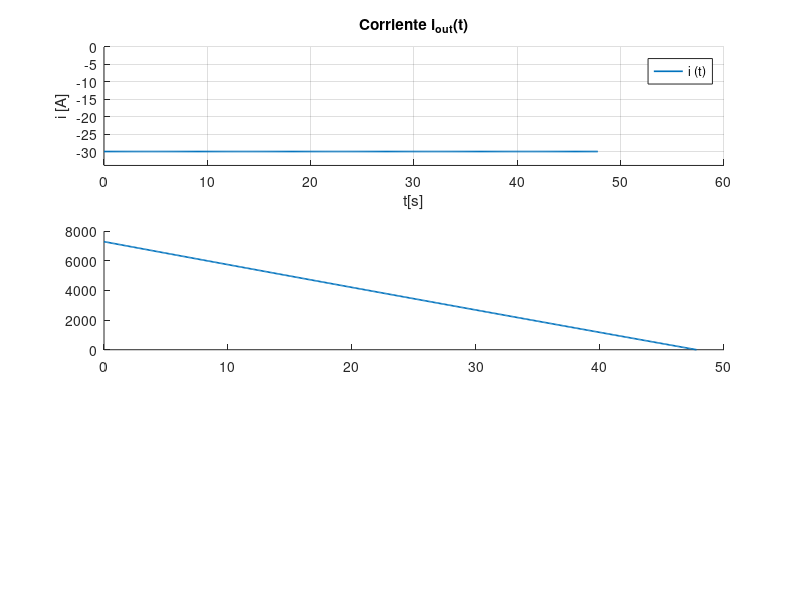

Write the MATLAB code that produced this figure. (Note: this script raises an error after producing the figure.)

clc
clear
close all



%% EMULACION FLYWHEEL CON PMDCM - DESCARGA A CORRIENTE CONSTANTE iout=30A

%% Parámetros Zhang

L = 3.6e-3;
R = 0.5;

J = 0.123;
kb = 0.062070427805750;                 % V/rad/s
ki = 0.066845076098500;
B = 1e-4;
w_ss = 7296.67611231985;                % velocidad angular en estado estable

t_w0 = 47.7833;
t = linspace(0,t_w0,500);


iout = -30;                              % Corriente de descarga 30 A constante!!
i_out = [iout*ones(1,500)]'; 

%% G(s) = W(s)/I(s)

sys_w_d = tf([ki],[J B]);

w_d1 = lsim(sys_w_d,i_out,t);

w_d = 9.5492965855*w_d1;                 % velocidad angular / conversión rad/s a rpm
w_0 = [w_ss*ones(1,500)]';               % Ajuste de condición inicial
w_d = w_d + w_0;                         % Ajuste de condición inicial

w_d2 = - w_d1;                           % Ajuste de condicion inicial w_0 ≠ 0  
v_d = kb*w_d2 - R*i_out;                 % tension de salida a I constante

Fig_icte = figure;
figure (Fig_icte);

%% COMPORTAMIENTO DE CORRIENTE DE DESCARGA

subplot(3,1,1)

hold on
plot(t,i_out,'LineWidth',1.2)
title('Corriente i_{out}(t)');
xlabel('t[s]');
xlim([0 60]);
ylabel('i [A]');
ylim([-34 0]);
legend('i (t)');
legend('Location' ,'northeast');
grid on


%% COMPORTAMIENTO DE LA VELOCIDAD ANGULAR DESCARGA

subplot(3,1,2)

hold on
plot(t,w_d,'LineWidth',1.2)
yline(w_ss,'-.','LineWidth',1.2)           % velocidad angular en estado estable
xline(t_w0,'-.r','LineWidth',1.2)           % tiempo en alcanzar w=0 
title('Velocidad angular \omega(t)');
xlabel('t [s]');
xlim([0 60]);
ylabel('\omega [rpm]');
legend('\omega (t)','\omega_{ss}','t_{\omega=0}' );
legend('Location','east');

text(30,6000,'\omega_{ss} \cong 7296.6 rpm')

grid on

%% COMPORTAMIENTO DE LA TENSION DE DESCARGA
subplot(3,1,3)
v_bus=48;

hold on
plot(t,v_d,'LineWidth',1.2)
title('Tensión V(t)');
xlabel('t[s]');
xlim([0 60]);
ylabel('V [V]');
legend('V (t)');
legend('Location','east');
grid on

%% ANALISIS POTENCIA Y ENERGÍA DESCARGA

i_d = i_out;
B1 = 1e-4;                      %definir nuevamente constante de fricción
tao_F = ki*i_d - B1*w_d;
P_F = (tao_F).*w_d;             %comportamiento potencia en J
tao_B = B1*w_d;
P_B = (tao_B).*w_d;             %potencia perdida por friccion B
tao_G = ki*i_d;
P_mec = (tao_G).*w_d;

P_elec = i_d.*v_d;             %potencia electrica
P_R = R*i_d;

E_d = 0.5*J*w_d.*w_d;
E_max = 0.5*J*w_ss*w_ss;

FigPE = figure;
figure (FigPE);

%% COMPORTAMIENTO DE VELOCIDAD ANGULAR DESCARGA

subplot(3,1,1)

hold on
plot(t,w_d,'LineWidth',1.2)
yline(w_ss,'-.','LineWidth',1.2)           % velocidad angular en estado estable
title('Velocidad angular \omega(t)');
xlabel('t [s]'); 
ylabel('\omega [rpm]');
legend('\omega (t)','\omega_{ss}' );
legend('Location','east');

%text(20,6500,'\omega_{ss} \cong 7296.6 rpm')

grid on

%% COMPORTAMIENTO DE LA POTENCIA DESCARGA

subplot(3,1,2)

hold on
plot(t,P_F,t,P_B,t,P_mec,t,P_elec,t,P_R,'LineWidth',1.2)
title('Comportamiento Potencia');
xlabel('t [s]'); 
ylabel('P [W]');
legend('P_{flywheel}','P_{loss,B}','P_{mec}','P_{elec}','P_{loss,R}','Orientation','horizontal');
legend('Location','southeast');

grid on

%% COMPORTAMIENTO DE LA ENERGIA DESCARGA

subplot(3,1,3)

hold on
plot(t,E_d,'LineWidth',1.2)
yline(E_max,'-.','LineWidth',1.2)           % Energía máxima
title('Energía de la Flywheel');
xlabel('t [s]'); 
ylabel('E [J]');
legend('E (t)','E_{max}' );
legend('Location','east');

%text(20,2943000,'E_{max} \cong 3.27 MJ')

grid on

%%%%%% autodescarga i=0, circuito abierto

t1 = linspace(0,3600,3600);
z = -B1/J;
w_ad = w_ss*exp(z.*t1);
w_ad = w_ad';
v_ad = kb*w_ad;
E_ad = 0.5*J*w_ad.*w_ad;

Figad = figure;
figure (Figad);

%% COMPORTAMIENTO DE velocidad autodescarga

subplot(3,1,1)

hold on
plot(t1,w_ad,'LineWidth',1.2)
title('Velocidad angular \omega(t)');
xlabel('t [s]'); 
ylabel('\omega [rpm]');
legend('\omega(t)');
legend('Location','east');
grid on

%% COMPORTAMIENTO DE LA tension autodescarga

subplot(3,1,2)

hold on
plot(t1,v_ad,'LineWidth',1.2)
title('Tensión V(t)');
xlabel('t[s]');
%xlim([0 60]);
ylabel('V [V]');
legend('V (t)');
legend('Location','east');

text(80,6500,'\omega_{ss} \cong 7296.6 rpm')

grid on

%% COMPORTAMIENTO DE LA energia autodescarga
subplot(3,1,3)

hold on
plot(t1,E_ad,'LineWidth',1.2);                 % corriente en estado estable
title('Energía de la Flywheel');
xlabel('t [s]'); 
ylabel('E [J]');
legend('E (t)');
legend('Location' ,'northeast');

grid on


%E_ad = 